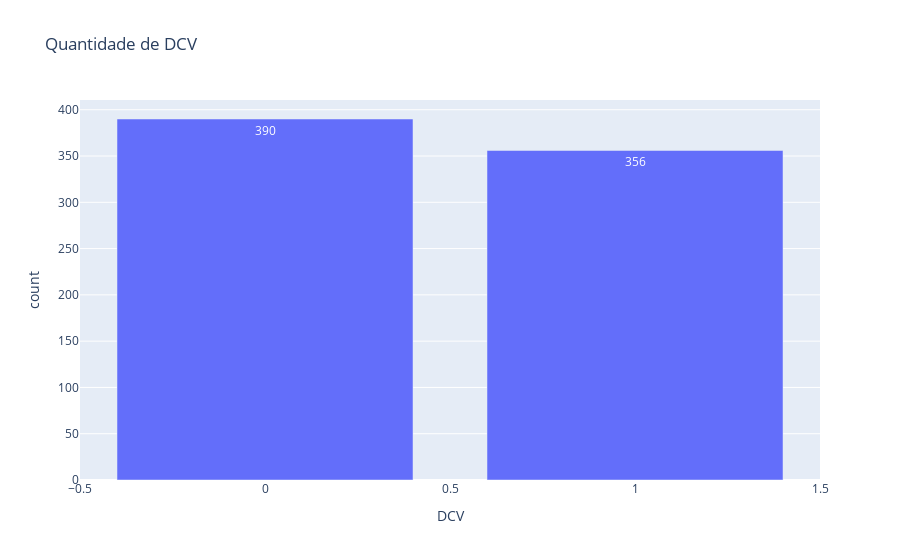

This figure's notebook cell:
### Code cell
constroi_grafico_barras('DCV')

### Figure 1 — Plotly figure (JSON) as saved in the notebook; plotly's stock layout.template omitted (floating-point values rounded to 4 significant figures)
{"data": [{"alignmentgroup": "True", "hovertemplate": "DCV=%{x}<br>count=%{y}<extra></extra>", "legendgroup": "", "marker": {"color": "#636efa", "pattern": {"shape": ""}}, "name": "", "offsetgroup": "", "orientation": "v", "showlegend": false, "textposition": "auto", "texttemplate": "%{y}", "type": "bar", "x": [0, 1], "xaxis": "x", "y": [390, 356], "yaxis": "y"}], "layout": {"autosize": true, "barmode": "relative", "legend": {"tracegroupgap": 0}, "title": {"text": "Quantidade de DCV"}, "xaxis": {"anchor": "y", "autorange": true, "domain": [0, 1], "range": [-0.5, 1.5], "title": {"text": "DCV"}, "type": "linear"}, "yaxis": {"anchor": "x", "autorange": true, "domain": [0, 1], "range": [0, 410.5], "title": {"text": "count"}, "type": "linear"}}}
